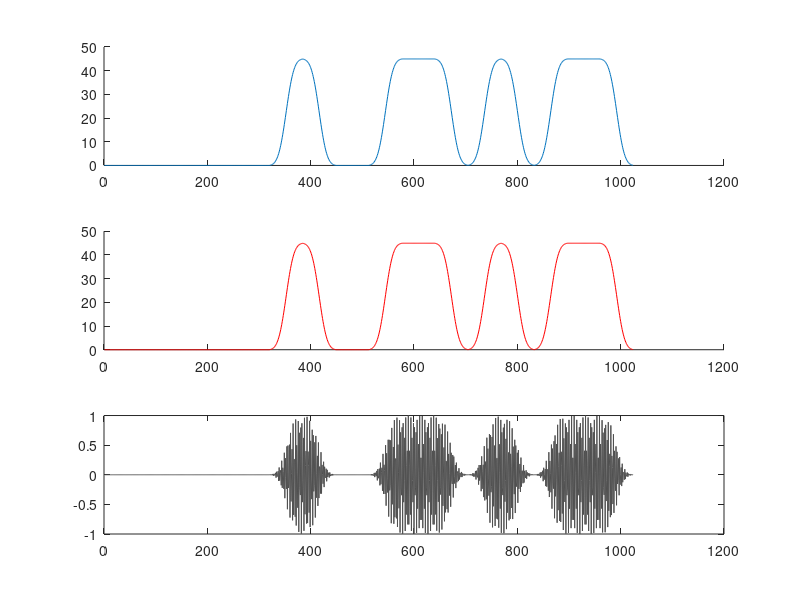

Write the MATLAB code that produced this figure. (Note: this script raises an error after producing the figure.)
clear all;
close all;
clc;

%% 0. Modulation Parmeter Initialization

% Gaussian parameter
samples_per_bit = 64;
n = [-samples_per_bit/2:samples_per_bit/2];
B = 0.5;
k1 = sqrt(2*pi/reallog(2));
h = k1*B*exp(-2*k1*k1*pi.*B.*B*(1/samples_per_bit.*n).^2);

% Modualtion Parameter
SampleRate = 44100;
t = 0:1/SampleRate:5;
fc = 18000;

%% 1. Modulation Process 

bit = [0,0,0,0,0,1,0,0,1,1,0,1,0,1,1,0];
% bit = [0 bit 0]; 
bit_raw =[];
percentil = 0;
for i = 1:length(bit)
    bit_raw = [ bit_raw zeros(1,samples_per_bit*percentil) ones(1,samples_per_bit*(1-percentil))*bit(i) zeros(1,samples_per_bit*percentil)];
end

%pre padding
bit_raw = [ ones(1,samples_per_bit/2)*bit(1)  bit_raw];

%post padding
bit_raw = [ bit_raw  ones(1,samples_per_bit/2)*bit(length(bit))];

% Gaussian Filtering
s = filter(h,1,bit_raw);
s = s(samples_per_bit/2+1 : length(s) - samples_per_bit/2);

figure;
    subplot(3,1,1);
    hold on;
    plot(s);
    xlim([0,1200]);
    hold off;
    subplot(3,1,2);
    hold on;
    plot(s,'r');
    xlim([0,1200]);
    hold off;

x = cos(2*pi*fc*t);
x = x(1:length(s)).*s;
max_v = max(x);

subplot(3,1,3);
z = x/max_v;
plot(z,'Color',[0.313725501298904 0.313725501298904 0.313725501298904]);
ylim([-1,1]);
xlim([0,1200]);

% Generate modulated signal 
waves=z;
z = z.*0.99;
filename = 'GASK_gen_signal.wav';
audiowrite(filename,z,SampleRate);




%% 2. Demodulation Process


% 2.1 Read the modulated signal
[z,Fs] = audioread('GASK_test_signal.wav');
figure;
plot(z);
% Focusing the region of interesting
z=z(59500:60524);
z= z';
% t = (0:length(z)-1)/SampleRate;
% de_x0 = z(1:length(z)).*cos(2*pi*(fc).*t(1:length(t)));

%% 2.2 Band Pass Filter
Wn = [15000 19000];
[b,a] = butter(5,Wn/(SampleRate/2),'bandpass');
de_x0 = filter(b,a,z);

%% 2.2 Low Pass Filter
[b,a] = butter(4,500/(SampleRate/2),'low');
de_x0 = filter(b,a,abs(de_x0));

%% 2.3 normalization
de_x0 = de_x0./max(de_x0);

%% 2.4 Decision for extracting the data (sigmoid func)
de_x0 = 1./(1+exp(-20*(de_x0-0.5)))-0.5;
de_x = de_x0;

figure;
subplot(4,1,1);
    plot(z,'Color',[0.313725501298904 0.313725501298904 0.313725501298904]);
subplot(4,1,2);
    hold on;
    plot(de_x(54:length(de_x))+0.5);
    xlim([0,1200]);
    ylim([0,1.01]);
    subsample = de_x(54:length(de_x))+0.5;
    stem(54:64:length(subsample),subsample(54:64:length(subsample)));
    hold off;

dem = (de_x);

subplot(4,1,3);
    hold on;
    plot(dem(54:length(dem)),'r');
    plot(1:length(de_x)-1:length(de_x),zeros(1,2),'k');
    xlabel('Sample');
    
    for i = 1 : length(dem)
        if(dem(i) < 0)  
            dem(i) = 0 ;
        else
            dem(i) = 1 ;
        end;
    end
    hold off;


%% bit seperator
bit_offset = 33;
cnt = 0;
j = 1;
for i = bit_offset:length(dem)
    cnt = cnt + dem(i);
    if mod(i-bit_offset+1,samples_per_bit) == 0
        cnt_v(j) = (cnt > 0);
        cnt = 0;
        j = j + 1;
    end
end

cnt_v(j) = (cnt>samples_per_bit/2);
cnt_v;

for i = 1:length(de_x)/samples_per_bit
    hold on;
    plot(i*samples_per_bit*ones(2)+bit_offset,-0.5:0.5,'k');    %each bits vertical line
    hold off;
    ylim([-1 1]);
end

subplot(4,1,4)
stem(subsample(54:64:length(subsample)));
round(subsample(54:64:length(subsample)),0)
xlim([0, 18.75])
xlabel('bit stream');
